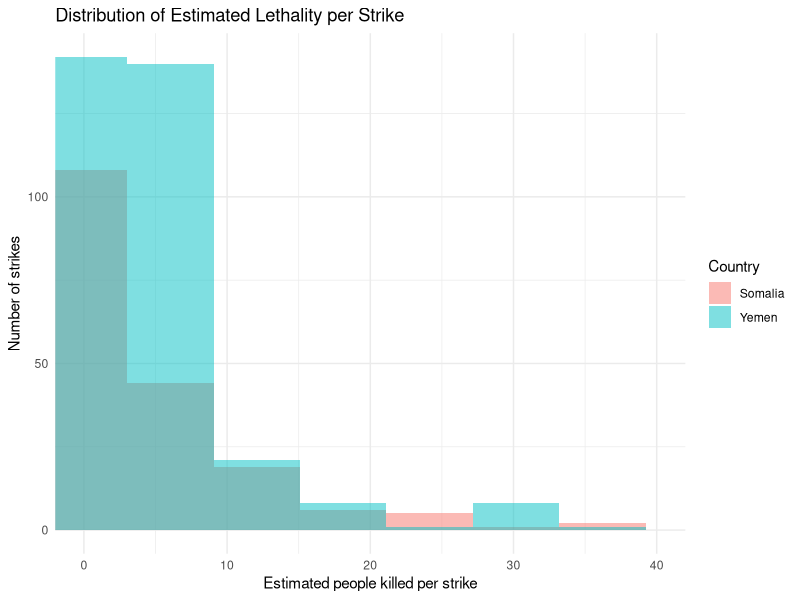
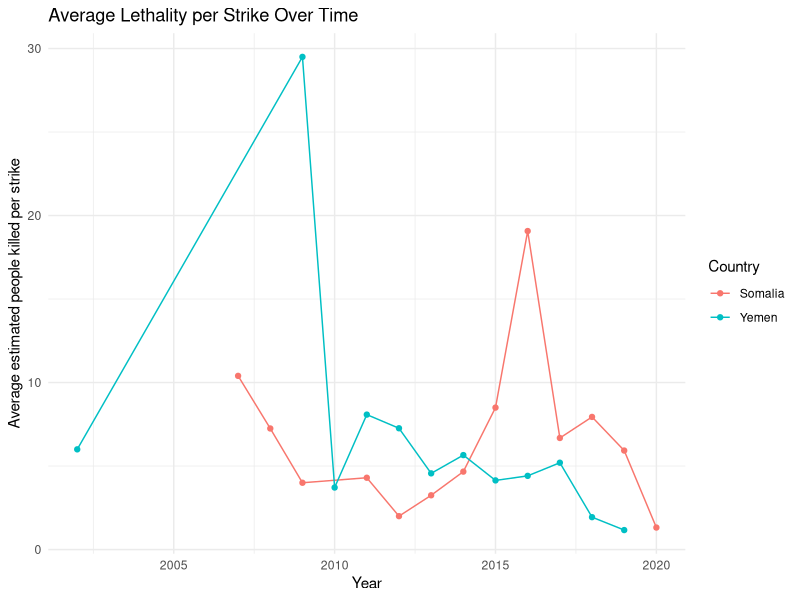

Recreate these plots in R, in order.
## ---- chunk 1
somalia <- read.csv('df_somalia.csv')
pakistan <- read.csv('df_pakistan.csv')
yemen <- read.csv('df_yemen.csv')
combined <- read.csv('df_combined.csv')
## ---- chunk 2
head(pakistan)
## ---- chunk 3
colnames(pakistan)
## ---- chunk 4
colnames(combined)
## ---- chunk 5
colnames(yemen)
## ---- chunk 6
head(yemen)
## ---- chunk 7
colnames(somalia)
## ---- chunk 8
head(somalia)
## ---- chunk 9
library(dplyr)
library(ggplot2)

# Create a "best guess" lethality per strike and a country variable
yemen_eda <- yemen %>%
  mutate(
    country = "Yemen",
    best_killed = (Minimum.people.killed + Maximum.people.killed) / 2
  )

somalia_eda <- somalia %>%
  mutate(
    country = "Somalia",
    best_killed = (Minimum.people.killed + Maximum.people.killed) / 2
  )

strikes <- bind_rows(yemen_eda, somalia_eda) %>%
  mutate(Year = as.integer(Year))   # make sure Year is numeric

## ---- chunk 10
ggplot(strikes, aes(x = best_killed, fill = country)) +
  geom_histogram(alpha = 0.5, position = "identity", bins = 30) +
  coord_cartesian(xlim = c(0, 40)) +   
  labs(
    title = "Distribution of Estimated Lethality per Strike",
    x = "Estimated people killed per strike",
    y = "Number of strikes",
    fill = "Country"
  ) +
  theme_minimal()

## ---- chunk 11
yearly_lethality <- strikes %>%
  group_by(country, Year) %>%
  summarise(
    mean_killed = mean(best_killed, na.rm = TRUE),
    n_strikes   = n(),
    .groups = "drop"
  )

ggplot(yearly_lethality, aes(x = Year, y = mean_killed, color = country)) +
  geom_line() +
  geom_point() +
  labs(
    title = "Average Lethality per Strike Over Time",
    x = "Year",
    y = "Average estimated people killed per strike",
    color = "Country"
  ) +
  theme_minimal()

